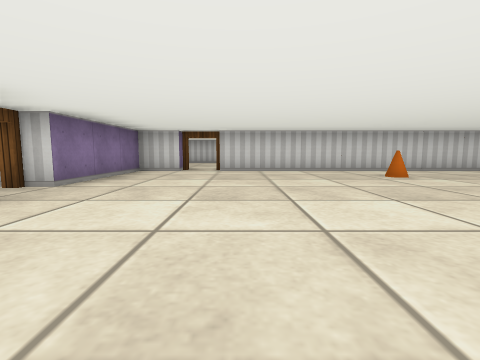
View 1 (above)

24 first-person views from a walk through a cub3D level. The camera is about half as high as the walls, tilts 6° down and sees 85° across. The floor is counted in squares. Each view is taken from the middle of a square. On the plan, view 1 faces up. The plan holds only what a view shows up to about 9 squares ahead; the rest is blank.

View 2
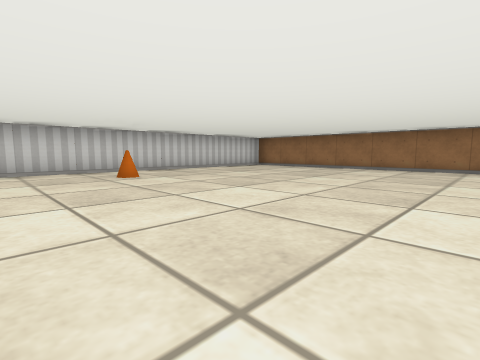

View 3
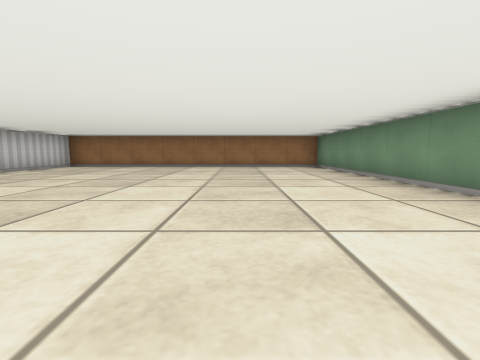

View 4
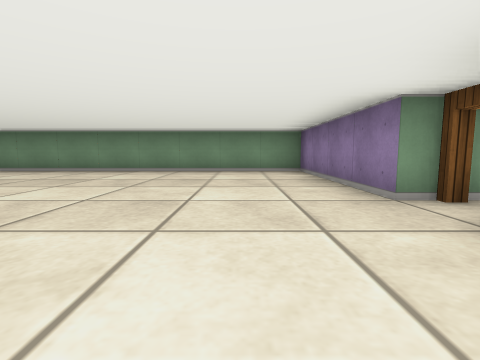

View 5
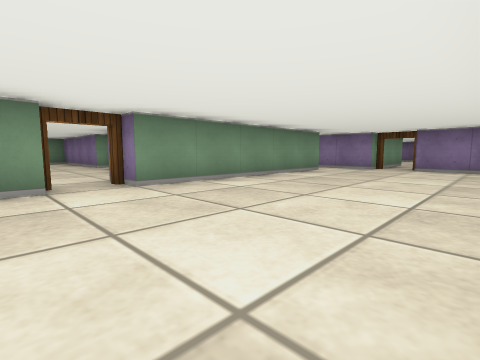

View 6
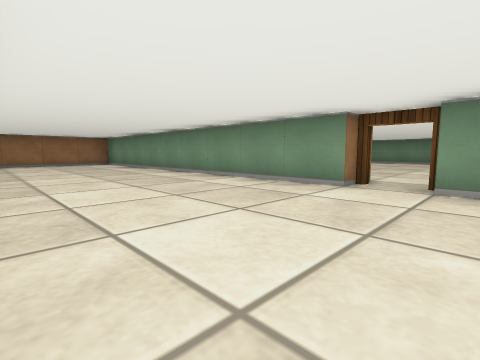

View 7
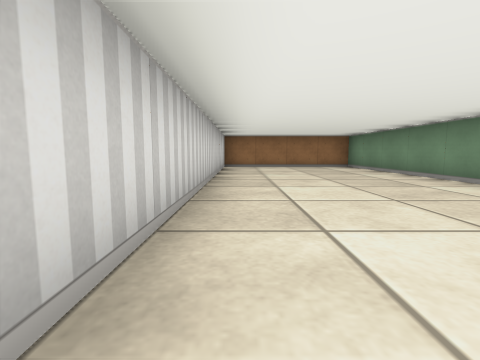

View 8
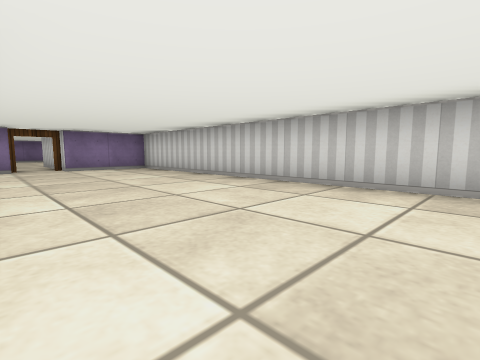

View 9
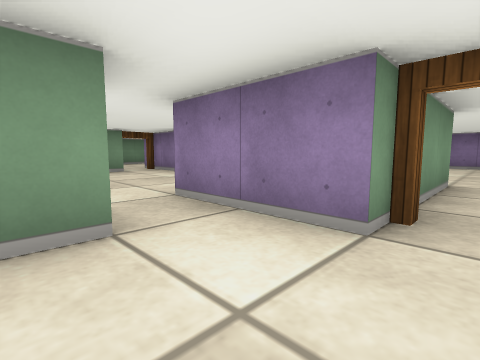

View 10
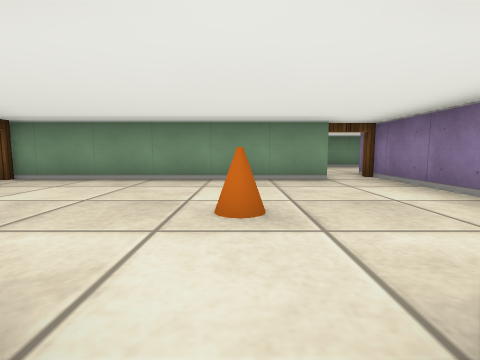

View 11
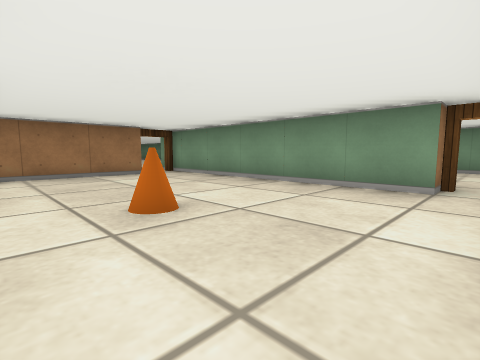

View 12
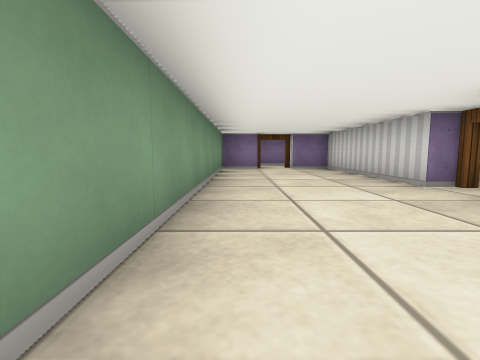

View 13
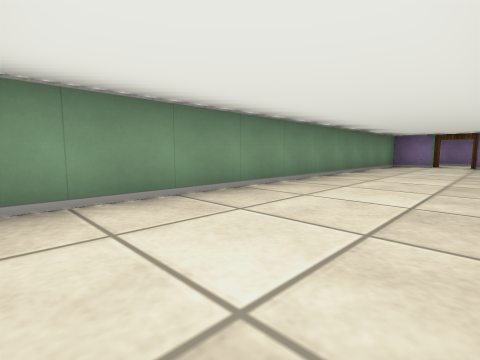

View 14
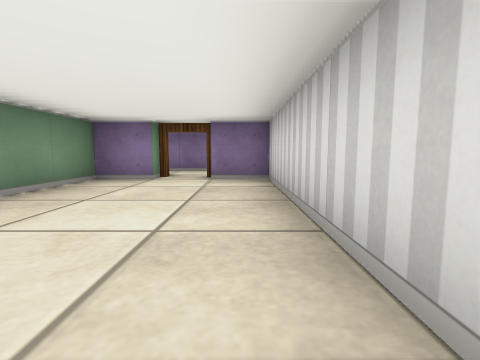

View 15
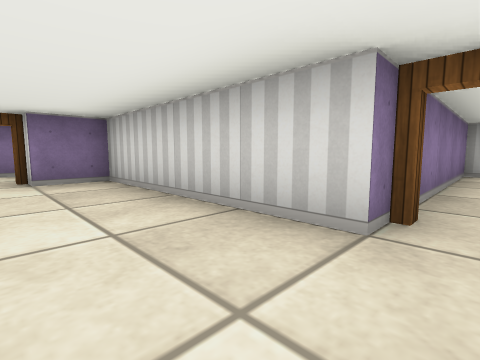

View 16
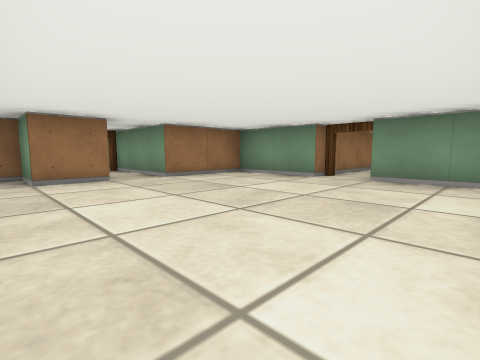

View 17
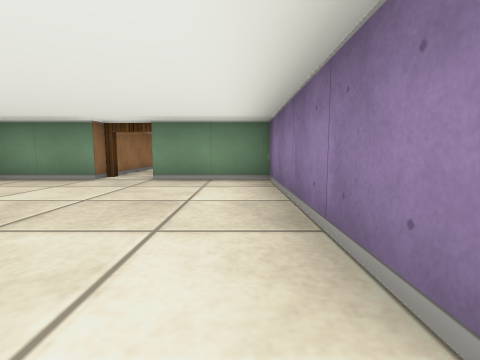

View 18
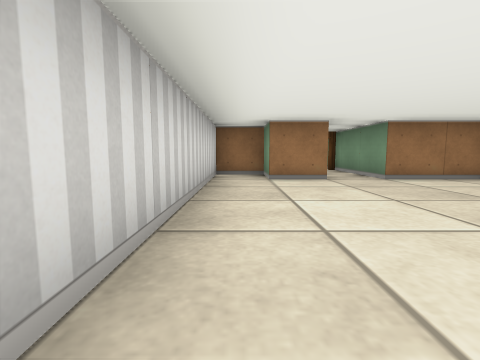

View 19
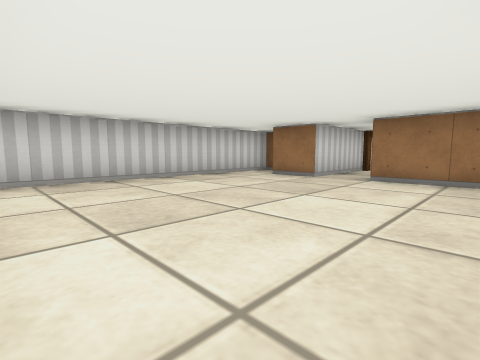

View 20
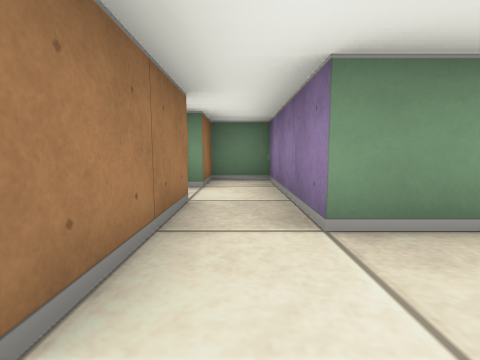

View 21
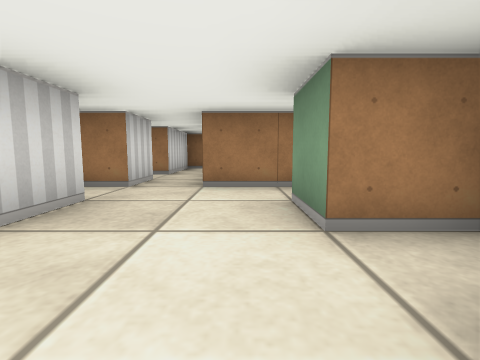

View 22
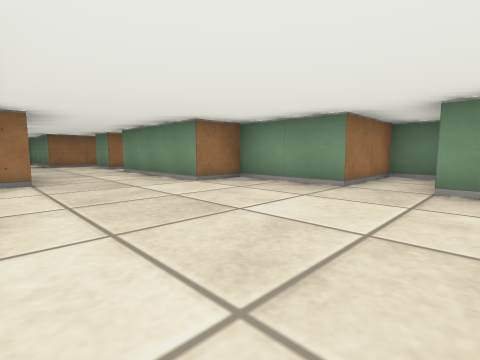

View 23
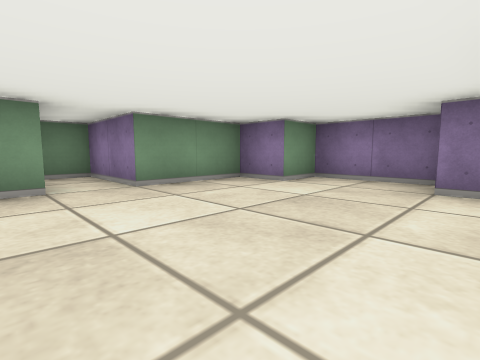

View 24
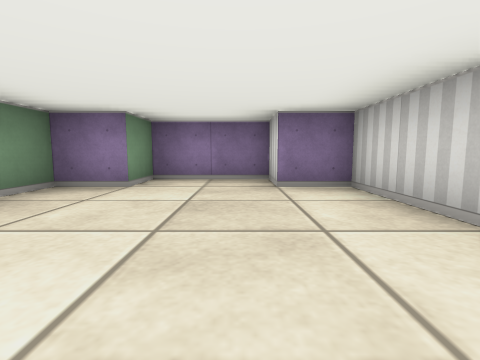

### Floor plan
Ten units are one square. View 1 is at (0, 0); x grows to the right and y downward. Boxes are objects, and circles mark ways between rooms. Rooms are numbered by the first view taken in them; rooms with no view inside come last. Other rooms are left out.
<svg viewBox="-270 -120 360 140">
<path fill="none" stroke="#000" d="M-25 -25 -25 15 85 15 85 -65 -5 -65M-15 -65 -25 -65 -25 -35M-5 -75 85 -75 85 -115 -75 -115 -75 -95M-66 -75 -15 -75M-75 -85 -75 -65M-95 -65 -95 -15M-85 -25 -25 -25M-35 -34 -35 -59M-95 -15 -135 -15 -135 -5M-135 5 -135 15 -40 15M-125 -65 -105 -65 -105 -85 -75 -85M-155 -105 -155 -65 -135 -65M-75 -95 -105 -95 -105 -105 -95 -105 -95 -115 -149 -115M-165 -15 -155 -15 -155 15 -145 15 -145 5M-155 -35 -165 -35M-145 -5 -145 -25 -136 -25M-135 -35 -145 -35 -145 -41M-195 -34 -195 -39M-235 -45 -255 -45 -255 -35 -265 -35 -265 -15 -255 -15 -255 -5 -235 -5 -235 15 -225 15 -225 -5 -205 -5 -205 -15 -175 -15M-165 -5 -165 -15M-136 -25 -126 -25M-105 -30 -105 -35 -125 -35 -125 -65"/>
<rect x="25" y="-55" width="10" height="10" fill="#bbb"><title>cone</title></rect>
<rect x="-75" y="-55" width="10" height="10" fill="#bbb"><title>cone</title></rect>
<circle cx="-10" cy="-70" r="3" fill="#2a7"/>
<circle cx="-30" cy="-30" r="3" fill="#2a7"/>
<circle cx="-70" cy="-70" r="3" fill="#2a7"/>
<circle cx="-80" cy="-90" r="3" fill="#2a7"/>
<circle cx="-90" cy="-20" r="3" fill="#2a7"/>
<circle cx="-140" cy="0" r="3" fill="#2a7"/>
<circle cx="-130" cy="-60" r="3" fill="#2a7"/>
<circle cx="-160" cy="-25" r="3" fill="#2a7"/>
<circle cx="-140" cy="-30" r="3" fill="#2a7"/>
<text x="30" y="-30">1</text>
<text x="0" y="-90">2</text>
<text x="-70" y="-50">3</text>
<text x="-90" y="0">4</text>
<text x="-130" y="-90">5</text>
<text x="-150" y="-20">6</text>
<text x="-220" y="-20">7</text>
<text x="-130" y="-40">8</text>
</svg>
Room 1 opens to room 2. Room 1 opens to room 3. Room 2 opens to room 3. Room 2 opens to room 5. Room 3 opens to room 4. Room 4 opens to room 6. Room 5 opens to room 8. Room 6 opens to room 7. Room 6 opens to room 8.

Where each view was taken, in squares from view 1:
view 1: 0 up, 0 right, facing up
view 2: 0 up, 1 right, facing up-right
view 3: 1 up, 0 right, facing right
view 4: 5 up, 1 left, facing down
view 5: 11 up, 0 right, facing down-left
view 6: 11 up, 2 left, facing down-right
view 7: 11 up, 0 right, facing right
view 8: 8 up, 0 right, facing up-left
view 9: 9 up, 6 left, facing down-left
view 10: 7 up, 7 left, facing down
view 11: 6 up, 9 left, facing down-right
view 12: 1 down, 6 left, facing left
view 13: 1 up, 4 left, facing down-left
view 14: 1 up, 9 left, facing left
view 15: 0 up, 9 left, facing up-left
view 16: 11 up, 15 left, facing down-right
view 17: 11 up, 15 left, facing down
view 18: 11 up, 15 left, facing right
view 19: 7 up, 15 left, facing up-right
view 20: 3 up, 15 left, facing down
view 21: 2 up, 18 left, facing right
view 22: 4 up, 24 left, facing down-right
view 23: 4 up, 22 left, facing down-left
view 24: 3 up, 22 left, facing left
